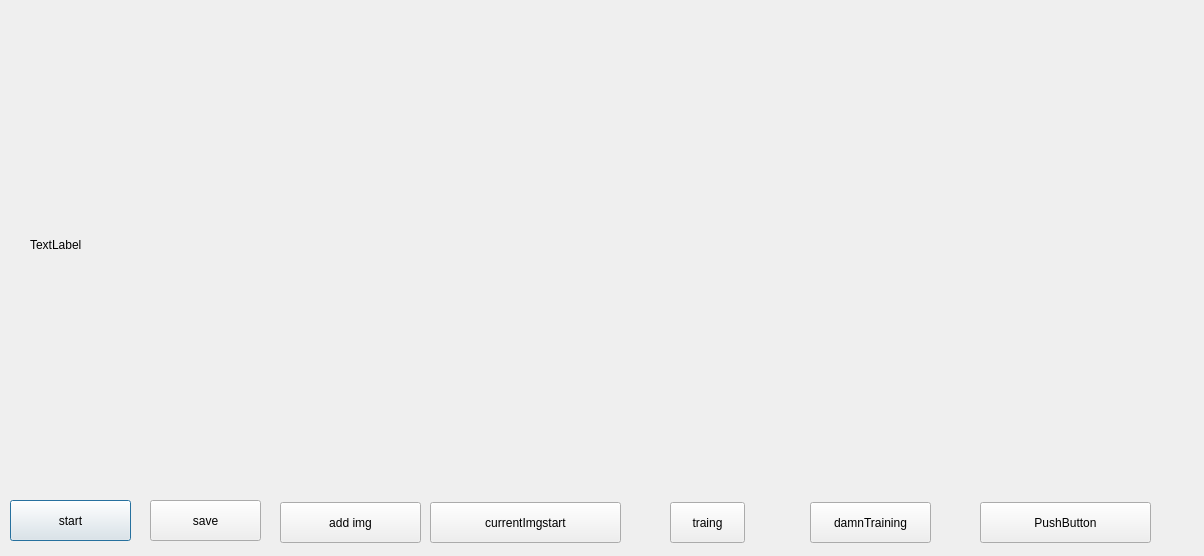
<?xml version="1.0" encoding="UTF-8"?>
<ui version="4.0">
 <class>RenderPanel</class>
 <widget class="QDialog" name="RenderPanel">
  <property name="geometry">
   <rect>
    <x>0</x>
    <y>0</y>
    <width>1204</width>
    <height>556</height>
   </rect>
  </property>
  <property name="windowTitle">
   <string>Dialog</string>
  </property>
  <widget class="QPushButton" name="start">
   <property name="geometry">
    <rect>
     <x>10</x>
     <y>500</y>
     <width>121</width>
     <height>41</height>
    </rect>
   </property>
   <property name="text">
    <string>start</string>
   </property>
  </widget>
  <widget class="QLabel" name="img">
   <property name="geometry">
    <rect>
     <x>30</x>
     <y>20</y>
     <width>1150</width>
     <height>450</height>
    </rect>
   </property>
   <property name="text">
    <string>TextLabel</string>
   </property>
  </widget>
  <widget class="QPushButton" name="save">
   <property name="geometry">
    <rect>
     <x>150</x>
     <y>500</y>
     <width>111</width>
     <height>41</height>
    </rect>
   </property>
   <property name="text">
    <string>save</string>
   </property>
  </widget>
  <widget class="QPushButton" name="addImage">
   <property name="geometry">
    <rect>
     <x>280</x>
     <y>502</y>
     <width>141</width>
     <height>41</height>
    </rect>
   </property>
   <property name="text">
    <string>add img</string>
   </property>
  </widget>
  <widget class="QPushButton" name="currentImageStart">
   <property name="geometry">
    <rect>
     <x>430</x>
     <y>502</y>
     <width>191</width>
     <height>41</height>
    </rect>
   </property>
   <property name="text">
    <string>currentImgstart</string>
   </property>
  </widget>
  <widget class="QPushButton" name="trainingbutt">
   <property name="geometry">
    <rect>
     <x>670</x>
     <y>502</y>
     <width>75</width>
     <height>41</height>
    </rect>
   </property>
   <property name="text">
    <string>traing</string>
   </property>
  </widget>
  <widget class="QPushButton" name="trainingsss">
   <property name="geometry">
    <rect>
     <x>810</x>
     <y>502</y>
     <width>121</width>
     <height>41</height>
    </rect>
   </property>
   <property name="text">
    <string>damnTraining</string>
   </property>
  </widget>
  <widget class="QPushButton" name="pushButton">
   <property name="geometry">
    <rect>
     <x>980</x>
     <y>502</y>
     <width>171</width>
     <height>41</height>
    </rect>
   </property>
   <property name="text">
    <string>PushButton</string>
   </property>
  </widget>
 </widget>
 <resources/>
 <connections/>
</ui>
